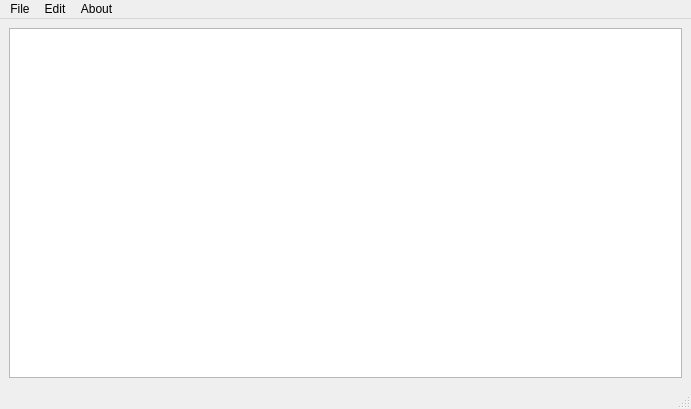
<?xml version="1.0" encoding="UTF-8"?>
<ui version="4.0">
 <class>MainWindow</class>
 <widget class="QMainWindow" name="MainWindow">
  <property name="geometry">
   <rect>
    <x>0</x>
    <y>0</y>
    <width>691</width>
    <height>409</height>
   </rect>
  </property>
  <property name="windowTitle">
   <string>Qt-Notepad</string>
  </property>
  <widget class="QWidget" name="centralwidget">
   <layout class="QHBoxLayout" name="horizontalLayout">
    <item>
     <widget class="QTextEdit" name="textEdit"/>
    </item>
   </layout>
  </widget>
  <widget class="QMenuBar" name="menubar">
   <property name="geometry">
    <rect>
     <x>0</x>
     <y>0</y>
     <width>691</width>
     <height>27</height>
    </rect>
   </property>
   <widget class="QMenu" name="menuFile">
    <property name="title">
     <string>File</string>
    </property>
    <addaction name="actionNew"/>
    <addaction name="actionOpen"/>
    <addaction name="separator"/>
    <addaction name="actionSave"/>
    <addaction name="actionSave_as"/>
   </widget>
   <widget class="QMenu" name="menuEdit">
    <property name="title">
     <string>Edit</string>
    </property>
    <addaction name="actionCut"/>
    <addaction name="actionCopy"/>
    <addaction name="actionPaste"/>
    <addaction name="separator"/>
    <addaction name="actionRedo"/>
    <addaction name="actionUndo"/>
   </widget>
   <widget class="QMenu" name="menuAbout">
    <property name="title">
     <string>About</string>
    </property>
    <addaction name="actionAbout_notepad"/>
   </widget>
   <addaction name="menuFile"/>
   <addaction name="menuEdit"/>
   <addaction name="menuAbout"/>
  </widget>
  <widget class="QStatusBar" name="statusbar"/>
  <action name="actionNew">
   <property name="icon">
    <iconset resource="Resource.qrc">
     <normaloff>:/rec/img/new.png</normaloff>:/rec/img/new.png</iconset>
   </property>
   <property name="text">
    <string>New</string>
   </property>
  </action>
  <action name="actionOpen">
   <property name="icon">
    <iconset resource="Resource.qrc">
     <normaloff>:/rec/img/open.png</normaloff>:/rec/img/open.png</iconset>
   </property>
   <property name="text">
    <string>Open</string>
   </property>
  </action>
  <action name="actionSave">
   <property name="icon">
    <iconset resource="Resource.qrc">
     <normaloff>:/rec/img/save.png</normaloff>:/rec/img/save.png</iconset>
   </property>
   <property name="text">
    <string>Save</string>
   </property>
  </action>
  <action name="actionSave_as">
   <property name="icon">
    <iconset resource="Resource.qrc">
     <normaloff>:/rec/img/save-as.png</normaloff>:/rec/img/save-as.png</iconset>
   </property>
   <property name="text">
    <string>Save as</string>
   </property>
  </action>
  <action name="actionCut">
   <property name="icon">
    <iconset resource="Resource.qrc">
     <normaloff>:/rec/img/cut.png</normaloff>:/rec/img/cut.png</iconset>
   </property>
   <property name="text">
    <string>Cut</string>
   </property>
  </action>
  <action name="actionCopy">
   <property name="icon">
    <iconset resource="Resource.qrc">
     <normaloff>:/rec/img/copy.png</normaloff>:/rec/img/copy.png</iconset>
   </property>
   <property name="text">
    <string>Copy</string>
   </property>
  </action>
  <action name="actionPaste">
   <property name="icon">
    <iconset resource="Resource.qrc">
     <normaloff>:/rec/img/paste.png</normaloff>:/rec/img/paste.png</iconset>
   </property>
   <property name="text">
    <string>Paste</string>
   </property>
  </action>
  <action name="actionRedo">
   <property name="icon">
    <iconset resource="Resource.qrc">
     <normaloff>:/rec/img/redo.png</normaloff>:/rec/img/redo.png</iconset>
   </property>
   <property name="text">
    <string>Redo</string>
   </property>
  </action>
  <action name="actionUndo">
   <property name="icon">
    <iconset resource="Resource.qrc">
     <normaloff>:/rec/img/undo.png</normaloff>:/rec/img/undo.png</iconset>
   </property>
   <property name="text">
    <string>Undo</string>
   </property>
  </action>
  <action name="actionAbout_notepad">
   <property name="icon">
    <iconset resource="Resource.qrc">
     <normaloff>:/rec/img/information.png</normaloff>:/rec/img/information.png</iconset>
   </property>
   <property name="text">
    <string>About notepad</string>
   </property>
  </action>
 </widget>
 <resources>
  <include location="Resource.qrc"/>
 </resources>
 <connections/>
</ui>
